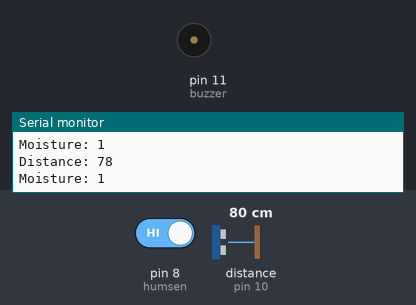
Recording of a sketch running on a simulated Arduino Uno, built with avr-gcc and run on an emulated ATmega328P. Shown: buzzer (waves = sounding), the last lines printed to the serial monitor. Wiring (inferred from the names in the program): ultrasonic range finder: trigger pin 9; echo pin 10. The inputs (shaded band) are chosen by the test bench; at power-on: distance to the obstacle (sensor on pin 10) 80 cm, pin 8 (humsen) HIGH. The echo pulse lasts 58.3 µs per cm.

Above: at 1.2 s.
1.3 s: distance to the obstacle (sensor on pin 10) set to 2 cm
3.3 s: pin 8 (humsen) driven LOW
4.8 s: distance to the obstacle (sensor on pin 10) set to 4 cm
At 5.8 s:
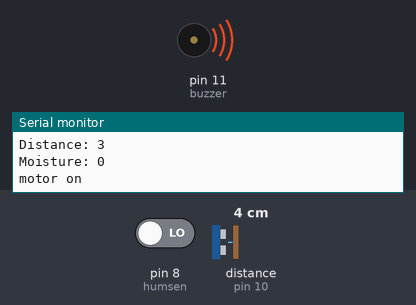
Timing chart, 0 to 7.8 s (numbered marks = the images above; inputs shaded):
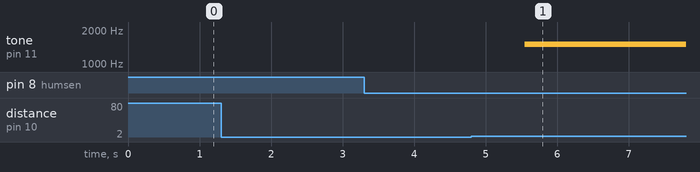

The sketch:

360.ino
```cpp
const int sndTrig = 9;
const int sndEcho = 10;
const int humsen = 8;
const int buzzer = 11;
const int motorA = 6;
const int motorB = 7;

int distance;
int duration_us;
int moisture;
bool motoron=true;

void setup() {
pinMode(sndTrig, OUTPUT);
pinMode(sndEcho, INPUT);
pinMode(buzzer, OUTPUT);
pinMode(humsen,INPUT);
Serial.begin(9600);
}

void loop() {
  digitalWrite(sndTrig, HIGH);
  delayMicroseconds(10);
  digitalWrite(sndTrig, LOW);
  duration_us = pulseIn(sndEcho, HIGH);
  distance = 0.017 * duration_us; //Converts distance to Centimeter

  moisture = digitalRead(humsen);

if ((distance>1 && distance <= 15) || moisture==0){
  motoron=false;
  if (motoron==false){
    Serial.println("motor on");
    digitalWrite(motorA,HIGH);
    digitalWrite(motorB,LOW);
    delay(500);
    digitalWrite(motorA,LOW);
    digitalWrite(motorB,LOW);
    motoron=true;
    Serial.println("motor off");
  }

if ((distance>1 && distance <= 15) && moisture==0){
  tone(buzzer, 1500); //1500Hz Frequency
}


}
else{
  noTone(buzzer);
}

//Serial monitor code for debugging

//For distance
Serial.print("Distance: ");
Serial.println(distance);

//For moisture
Serial.print("Moisture: ");
Serial.println(moisture);
}
```

Measured:
- after the input at 4.8 s, tone on pin 11 (buzzer): silent → 1500 Hz after 0.74 s
